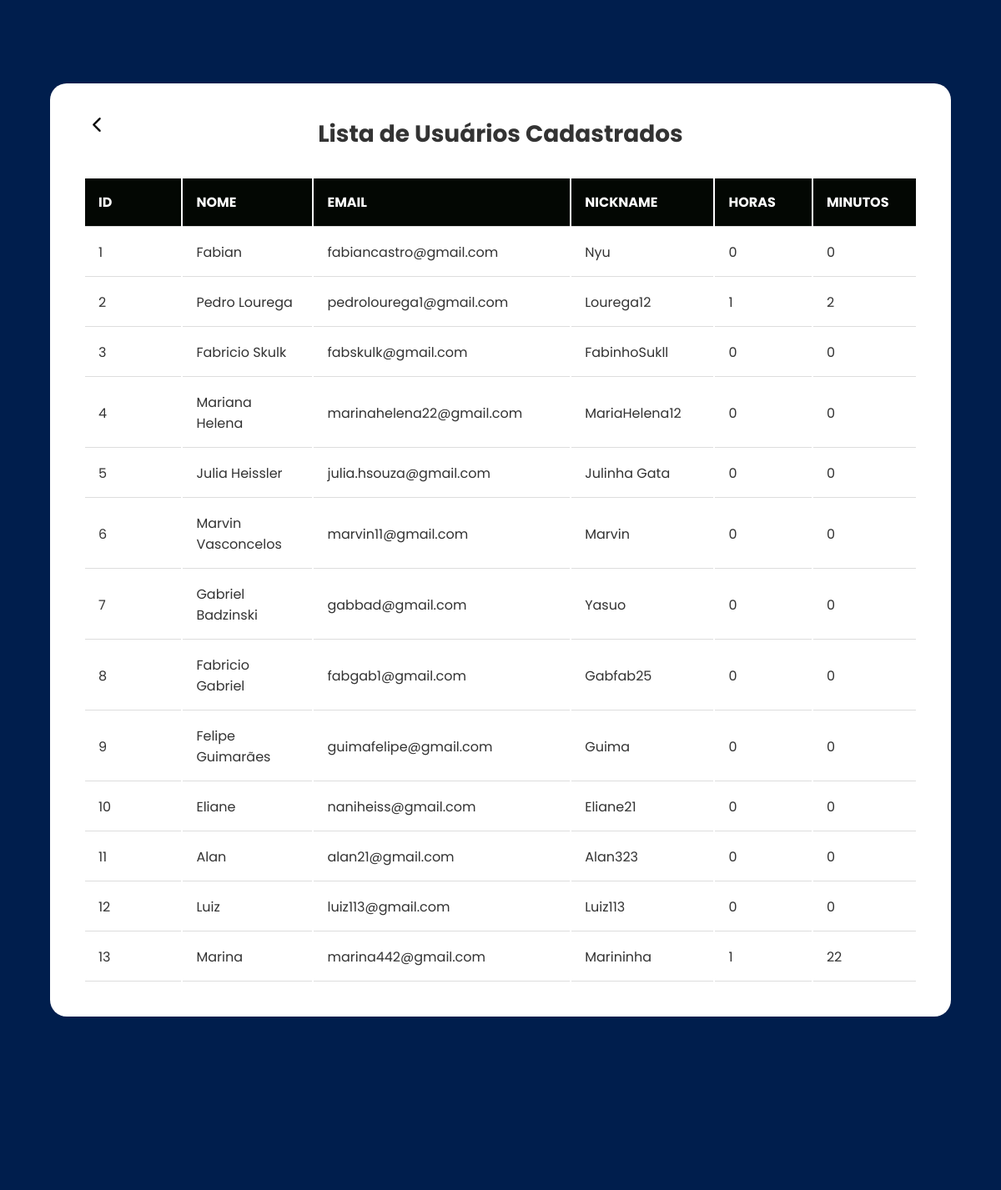
The app's page /listar_usuarios (upper part), older data.
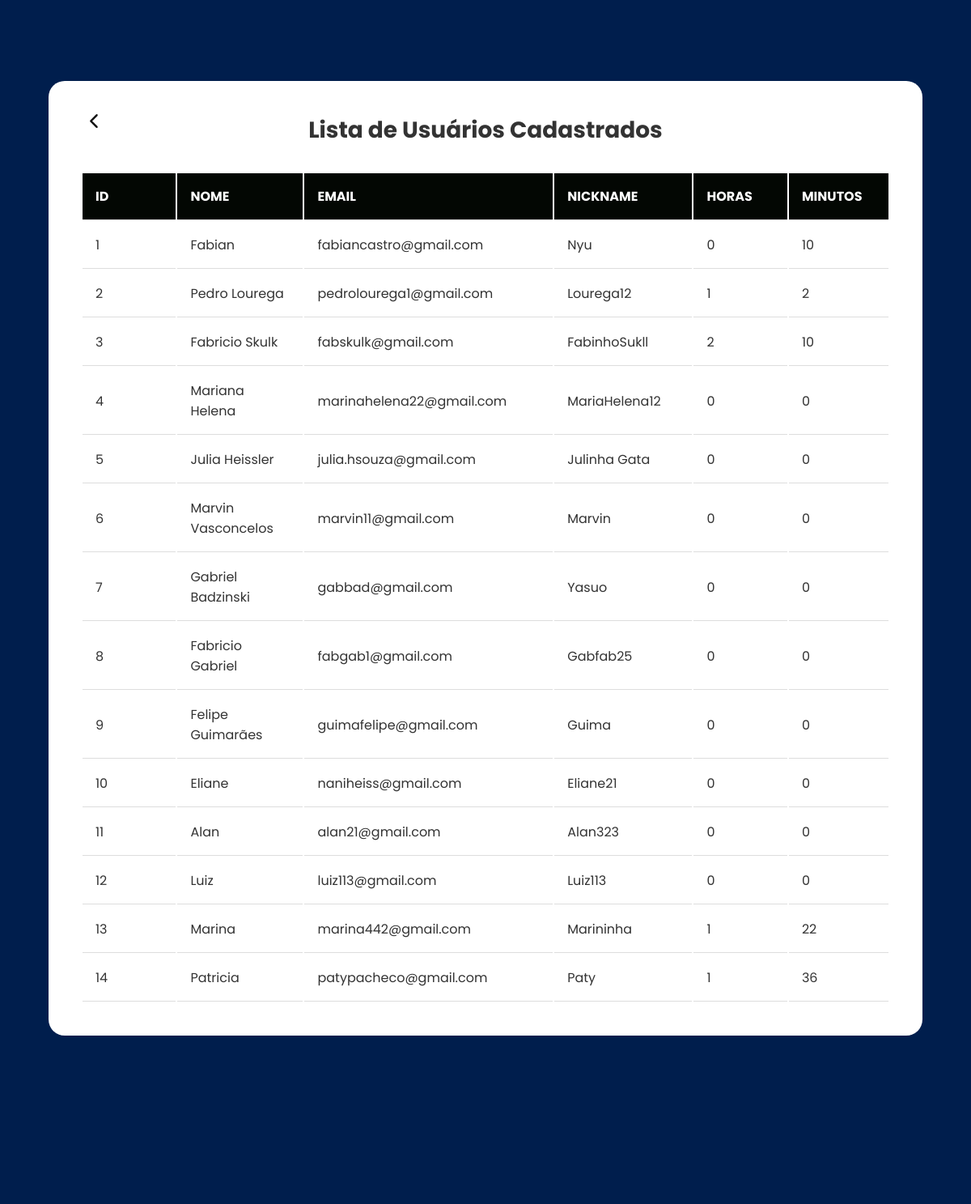
The same page, newer data.
### tables this page shows
CREATE TABLE usuarios (
            id INTEGER PRIMARY KEY AUTOINCREMENT,
            nome TEXT NOT NULL,
            email TEXT NOT NULL,
            nickname TEXT NOT NULL
        , horas INTEGER DEFAULT 0, minutos INTEGER DEFAULT 0);

### website-lanhouse1/app/app.py (the view)
@app.route('/listar_usuarios')
def listar_usuarios():
    conn = conectar_banco()
    cursor = conn.cursor()
    cursor.execute('SELECT * FROM usuarios')
    usuarios = cursor.fetchall()
    conn.close()
    return render_template('listar_usuarios.html', usuarios=usuarios)

### website-lanhouse1/app/app.py (called while the page is built)
def conectar_banco():
    print("Caminho do banco de dados:", DATABASE_PATH)  # Verificando o caminho
    conn = sqlite3.connect(DATABASE_PATH)
    return conn

### website-lanhouse1/templates/listar_usuarios.html (shortened to what this page needs)
<!DOCTYPE html>
<html lang="ptb-br">
<head>
    <link rel="stylesheet" href="{{ url_for('static', filename='css/style.css') }}">
    <link rel="stylesheet" href="https://cdnjs.cloudflare.com/ajax/libs/font-awesome/6.0.0-beta3/css/all.min.css">
</head>
</head>
<body>
    <div class="app-usuarios">
        <div id="seta"><a href="{{ url_for('home') }}"><img class="seta_retorno" src="{{ url_for('static', filename='images/seta_retorno_new.png') }}" alt="seta_retorno"></a></div>
        <h1 class="titulo-lista-cadastro">Lista de Usuários Cadastrados</h1>
    <table class="listagem-usuarios-table" border="0">
        <tr class="usuarios-tabela ">
            <th>ID</th>
            <th>Nome</th>
            <th>Email</th>
            <th>Nickname</th>
            <th>Horas</th>
            <th>Minutos</th>
        </tr>
        {% for usuario in usuarios %}
        <tr class="usuarios-tabela ">
            <td>{{ usuario[0] }}</td>
            <td>{{ usuario[1] }}</td>
            <td>{{ usuario[2] }}</td>
            <td>{{ usuario[3] }}</td>
            <td>{{ usuario[4] }}</td>
            <td>{{ usuario[5] }}</td>
        </tr>
        {% endfor %}
    </table>
    </div>
    <br><br><br><br><br><br><br><br><br>
    </body>
    </html>
</body>
</html>

### website-lanhouse1/static/css/style.css (style rules this page uses)
* { margin: 0; padding: 0; font-family: 'Poppins', sans-serif; box-sizing: border-box; }
body { background: #001e4d; }
.app-usuarios h1 { text-align: center; font-size: 28px; margin-bottom: 30px; color: #333; font-weight: bold; }
#seta { position: absolute; cursor: pointer; }
.seta_retorno { width: 32px; height: auto; }
.app-usuarios { background: #fff; width: 90%; max-width: 1200px; margin: 100px auto; border-radius: 20px; padding: 40px; min-height: calc(65vh - 90px); }
.usuarios-tabela { width: 100%; border-collapse: collapse; margin-top: 20px; table-layout: auto; text-align: right; }
.usuarios-tabela th, .usuarios-tabela td { padding: 16px; text-align: left; border-bottom: 1px solid #ddd; font-size: 16px; color: #333; }
.usuarios-tabela th { background-color: #030703; color: #fff; font-weight: bold; text-transform: uppercase; width: 100px; }
.listagem-usuarios-table { width:100% }
.listagem-usuarios-table { align-items: right; }

Row changes from the older to the newer data that the page shows:
changed usuarios "Fabian": minutos "0" → "10"
changed usuarios "Fabricio Skulk": horas "0" → "2"; minutos "0" → "10"
added usuarios: id "14", nome "Patricia", email "patypacheco@gmail.com", nickname "Paty", horas "1", minutos "36"
